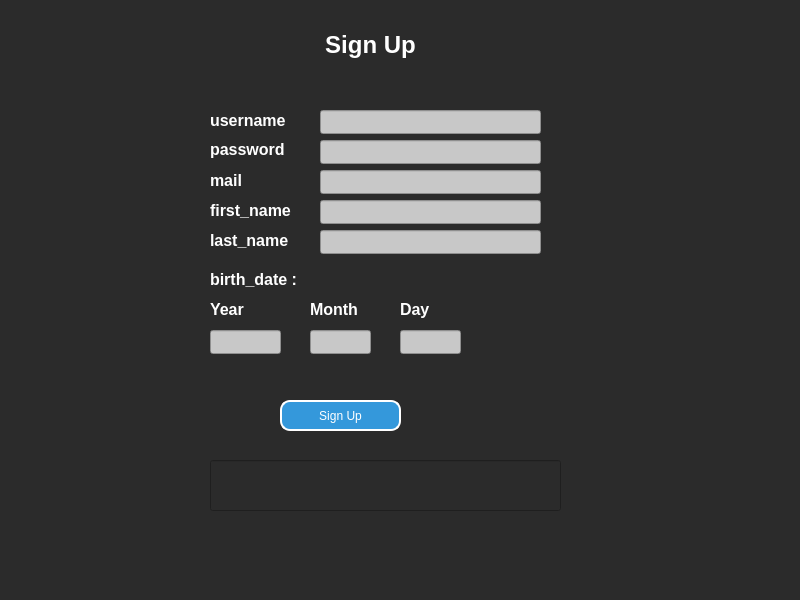
<?xml version="1.0" encoding="UTF-8"?>
<ui version="4.0">
 <class>SignupWindow</class>
 <widget class="QMainWindow" name="SignupWindow">
  <property name="geometry">
   <rect>
    <x>0</x>
    <y>0</y>
    <width>800</width>
    <height>600</height>
   </rect>
  </property>
  <property name="windowTitle">
   <string>MainWindow</string>
  </property>
  <property name="styleSheet">
   <string notr="true">background-color: rgb(43, 43, 43);</string>
  </property>
  <widget class="QWidget" name="centralwidget">
   <widget class="QPushButton" name="sign_up">
    <property name="geometry">
     <rect>
      <x>280</x>
      <y>400</y>
      <width>121</width>
      <height>31</height>
     </rect>
    </property>
    <property name="styleSheet">
     <string notr="true">QPushButton {
    background-color: #3498db; /* Background color */
    color: #ffffff;            /* Text color */
    border: 2px solid #ffffff; /* Border color and width */
    border-radius: 10px;       /* Edges sharpness */
    padding: 5px;              /* Padding for better spacing */

}</string>
    </property>
    <property name="text">
     <string>Sign Up</string>
    </property>
   </widget>
   <widget class="QLineEdit" name="last_name_2">
    <property name="geometry">
     <rect>
      <x>320</x>
      <y>230</y>
      <width>221</width>
      <height>24</height>
     </rect>
    </property>
    <property name="styleSheet">
     <string notr="true">background-color: rgb(200, 200, 200);
color: rgb(0, 0, 0);</string>
    </property>
   </widget>
   <widget class="QLabel" name="last_name">
    <property name="geometry">
     <rect>
      <x>210</x>
      <y>230</y>
      <width>81</width>
      <height>21</height>
     </rect>
    </property>
    <property name="text">
     <string>&lt;html&gt;&lt;head/&gt;&lt;body&gt;&lt;p&gt;&lt;span style=&quot; font-size:12pt; font-weight:700; color:#ffffff;&quot;&gt;last_name&lt;/span&gt;&lt;/p&gt;&lt;/body&gt;&lt;/html&gt;</string>
    </property>
   </widget>
   <widget class="QLineEdit" name="username_2">
    <property name="geometry">
     <rect>
      <x>320</x>
      <y>110</y>
      <width>221</width>
      <height>24</height>
     </rect>
    </property>
    <property name="styleSheet">
     <string notr="true">background-color: rgb(200, 200, 200);
color: rgb(0, 0, 0);</string>
    </property>
   </widget>
   <widget class="QLineEdit" name="mail_2">
    <property name="geometry">
     <rect>
      <x>320</x>
      <y>170</y>
      <width>221</width>
      <height>24</height>
     </rect>
    </property>
    <property name="styleSheet">
     <string notr="true">background-color: rgb(200, 200, 200);
color: rgb(0, 0, 0);</string>
    </property>
   </widget>
   <widget class="QLineEdit" name="message">
    <property name="geometry">
     <rect>
      <x>210</x>
      <y>460</y>
      <width>351</width>
      <height>51</height>
     </rect>
    </property>
    <property name="styleSheet">
     <string notr="true">color: rgb(255, 255, 255);
</string>
    </property>
    <property name="text">
     <string/>
    </property>
   </widget>
   <widget class="QLabel" name="password">
    <property name="geometry">
     <rect>
      <x>210</x>
      <y>140</y>
      <width>81</width>
      <height>20</height>
     </rect>
    </property>
    <property name="text">
     <string>&lt;html&gt;&lt;head/&gt;&lt;body&gt;&lt;p&gt;&lt;span style=&quot; font-size:12pt; font-weight:700; color:#ffffff;&quot;&gt;password&lt;/span&gt;&lt;/p&gt;&lt;/body&gt;&lt;/html&gt;</string>
    </property>
   </widget>
   <widget class="QLineEdit" name="password_2">
    <property name="geometry">
     <rect>
      <x>320</x>
      <y>140</y>
      <width>221</width>
      <height>24</height>
     </rect>
    </property>
    <property name="styleSheet">
     <string notr="true">background-color: rgb(200, 200, 200);
color: rgb(0, 0, 0);</string>
    </property>
    <property name="echoMode">
     <enum>QLineEdit::Password</enum>
    </property>
   </widget>
   <widget class="QLabel" name="mail">
    <property name="geometry">
     <rect>
      <x>210</x>
      <y>170</y>
      <width>61</width>
      <height>21</height>
     </rect>
    </property>
    <property name="text">
     <string>&lt;html&gt;&lt;head/&gt;&lt;body&gt;&lt;p&gt;&lt;span style=&quot; font-size:12pt; font-weight:700; color:#ffffff;&quot;&gt;mail&lt;/span&gt;&lt;/p&gt;&lt;/body&gt;&lt;/html&gt;</string>
    </property>
   </widget>
   <widget class="QLineEdit" name="first_name_2">
    <property name="geometry">
     <rect>
      <x>320</x>
      <y>200</y>
      <width>221</width>
      <height>24</height>
     </rect>
    </property>
    <property name="styleSheet">
     <string notr="true">background-color: rgb(200, 200, 200);
color: rgb(0, 0, 0);</string>
    </property>
    <property name="echoMode">
     <enum>QLineEdit::Normal</enum>
    </property>
   </widget>
   <widget class="QLabel" name="username">
    <property name="geometry">
     <rect>
      <x>210</x>
      <y>110</y>
      <width>81</width>
      <height>21</height>
     </rect>
    </property>
    <property name="text">
     <string>&lt;html&gt;&lt;head/&gt;&lt;body&gt;&lt;p&gt;&lt;span style=&quot; font-size:12pt; font-weight:700; color:#ffffff;&quot;&gt;username&lt;/span&gt;&lt;/p&gt;&lt;/body&gt;&lt;/html&gt;</string>
    </property>
   </widget>
   <widget class="QLineEdit" name="day_2">
    <property name="geometry">
     <rect>
      <x>400</x>
      <y>330</y>
      <width>61</width>
      <height>24</height>
     </rect>
    </property>
    <property name="styleSheet">
     <string notr="true">background-color: rgb(200, 200, 200);
color: rgb(0, 0, 0);</string>
    </property>
    <property name="echoMode">
     <enum>QLineEdit::Normal</enum>
    </property>
   </widget>
   <widget class="QLabel" name="birth_date">
    <property name="geometry">
     <rect>
      <x>210</x>
      <y>270</y>
      <width>101</width>
      <height>20</height>
     </rect>
    </property>
    <property name="text">
     <string>&lt;html&gt;&lt;head/&gt;&lt;body&gt;&lt;p&gt;&lt;span style=&quot; font-size:12pt; font-weight:700; color:#ffffff;&quot;&gt;birth_date :&lt;/span&gt;&lt;/p&gt;&lt;/body&gt;&lt;/html&gt;</string>
    </property>
   </widget>
   <widget class="QLabel" name="first_name">
    <property name="geometry">
     <rect>
      <x>210</x>
      <y>200</y>
      <width>81</width>
      <height>21</height>
     </rect>
    </property>
    <property name="text">
     <string>&lt;html&gt;&lt;head/&gt;&lt;body&gt;&lt;p&gt;&lt;span style=&quot; font-size:12pt; font-weight:700; color:#ffffff;&quot;&gt;first_name&lt;/span&gt;&lt;/p&gt;&lt;/body&gt;&lt;/html&gt;</string>
    </property>
   </widget>
   <widget class="QLineEdit" name="year_2">
    <property name="geometry">
     <rect>
      <x>210</x>
      <y>330</y>
      <width>71</width>
      <height>24</height>
     </rect>
    </property>
    <property name="styleSheet">
     <string notr="true">background-color: rgb(200, 200, 200);
color: rgb(0, 0, 0);</string>
    </property>
    <property name="echoMode">
     <enum>QLineEdit::Normal</enum>
    </property>
   </widget>
   <widget class="QLineEdit" name="month_2">
    <property name="geometry">
     <rect>
      <x>310</x>
      <y>330</y>
      <width>61</width>
      <height>24</height>
     </rect>
    </property>
    <property name="styleSheet">
     <string notr="true">background-color: rgb(200, 200, 200);
color: rgb(0, 0, 0);</string>
    </property>
    <property name="echoMode">
     <enum>QLineEdit::Normal</enum>
    </property>
   </widget>
   <widget class="QLabel" name="year">
    <property name="geometry">
     <rect>
      <x>210</x>
      <y>300</y>
      <width>41</width>
      <height>20</height>
     </rect>
    </property>
    <property name="text">
     <string>&lt;html&gt;&lt;head/&gt;&lt;body&gt;&lt;p&gt;&lt;span style=&quot; font-size:12pt; font-weight:700; color:#ffffff;&quot;&gt;Year&lt;/span&gt;&lt;/p&gt;&lt;/body&gt;&lt;/html&gt;</string>
    </property>
   </widget>
   <widget class="QLabel" name="month">
    <property name="geometry">
     <rect>
      <x>310</x>
      <y>300</y>
      <width>61</width>
      <height>20</height>
     </rect>
    </property>
    <property name="text">
     <string>&lt;html&gt;&lt;head/&gt;&lt;body&gt;&lt;p&gt;&lt;span style=&quot; font-size:12pt; font-weight:700; color:#ffffff;&quot;&gt;Month&lt;/span&gt;&lt;/p&gt;&lt;/body&gt;&lt;/html&gt;</string>
    </property>
   </widget>
   <widget class="QLabel" name="day">
    <property name="geometry">
     <rect>
      <x>400</x>
      <y>300</y>
      <width>61</width>
      <height>20</height>
     </rect>
    </property>
    <property name="text">
     <string>&lt;html&gt;&lt;head/&gt;&lt;body&gt;&lt;p&gt;&lt;span style=&quot; font-size:12pt; font-weight:700; color:#ffffff;&quot;&gt;Day&lt;/span&gt;&lt;/p&gt;&lt;/body&gt;&lt;/html&gt;</string>
    </property>
   </widget>
   <widget class="QLabel" name="label">
    <property name="geometry">
     <rect>
      <x>220</x>
      <y>20</y>
      <width>301</width>
      <height>51</height>
     </rect>
    </property>
    <property name="text">
     <string>&lt;html&gt;&lt;head/&gt;&lt;body&gt;&lt;p align=&quot;center&quot;&gt;&lt;span style=&quot; font-size:18pt; font-weight:700; color:#ffffff;&quot;&gt;Sign Up&lt;/span&gt;&lt;/p&gt;&lt;/body&gt;&lt;/html&gt;</string>
    </property>
   </widget>
  </widget>
  <widget class="QStatusBar" name="statusbar"/>
 </widget>
 <resources/>
 <connections/>
</ui>
